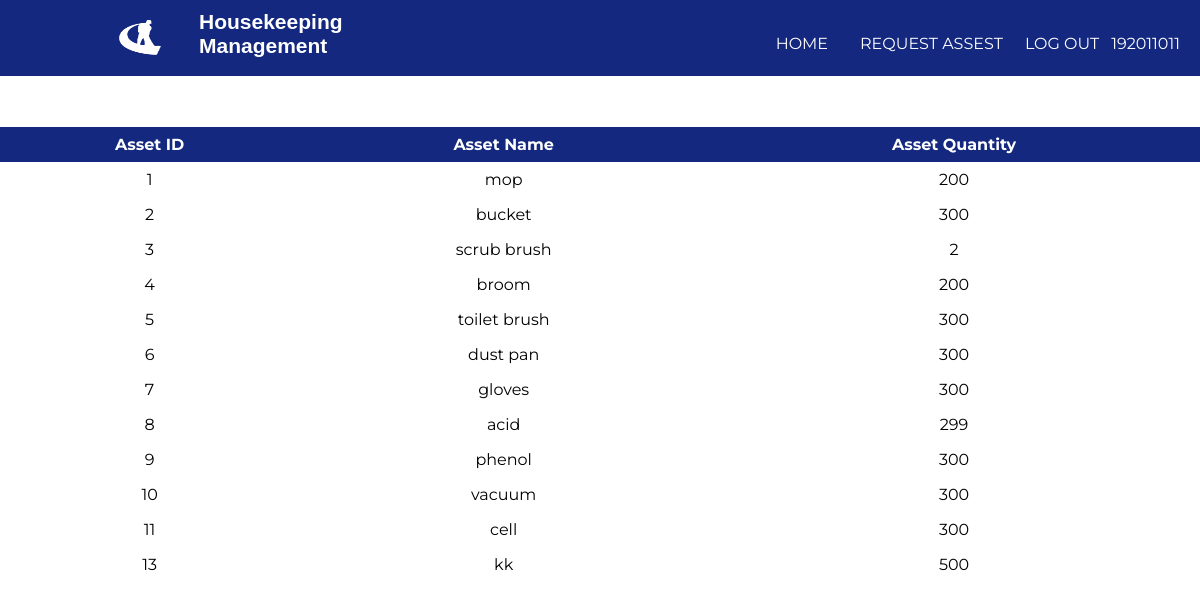
Page /assetreq.php (signed in) on the committed database.
### tables this page shows
CREATE TABLE `assets` (
  `asset_name` varchar(100) DEFAULT NULL,
  `request_id` int(11) NOT NULL,
  `bio_id` int(11) NOT NULL,
  `asset_history` int(11) NOT NULL,
  `asset_quantity` int(11) NOT NULL,
  `asset_id` int(11) NOT NULL,
  `requested_quantity` int(11) NOT NULL,
  `alocated_qty` int(11) NOT NULL,
  `utilised_qty` int(11) NOT NULL
);

### assetreq.php (the view, shortened to what this page needs)
<?php
require_once('process/dbh.php');
$sql = "SELECT asset_id, asset_name, asset_quantity FROM assets";
$result = mysqli_query($conn, $sql);
?>
<html>
<head>
    <link rel="stylesheet" type="text/css" href="styleemplogin.css">
</head>
<body>
    <header>
        <nav>
        <img src="logo.png" alt="Description of the image">
        <h1 class="container">Housekeeping <br> Management</h1>
			<ul id="navli">
            <li><a class="homered" href="sloginwel.php">HOME</a></li>
                <li><a class="homered" href="assetreq.php">REQUEST ASSEST</a></li>
                <li><a class="homeblack" href="login.html">LOG OUT</a></li>
                <li><a class="homeblack" href="login.html"><?php echo $_SESSION['bio_id']; ?></a></li>
            </ul>
        </nav>
    </header>
    <div class="divider"></div>
    <table>
        <tr>
            <th align="center">Asset ID</th>
            <th align="center">Asset Name</th>
            <th align="center">Asset Quantity</th>
        </tr>
        <?php
        while ($asset = mysqli_fetch_assoc($result)) {
            echo "<tr>";
            echo "<tr onclick=\"showRequestForm('{$asset['asset_id']}')\">";
            echo "<td>".$asset['asset_id']."</td>";
            echo "<td>".$asset['asset_name']."</td>";
            echo "<td>".$asset['asset_quantity']."</td>";
        }
        ?>
    </table>
</body>
</html>

### styleemplogin.css (style rules this page uses)
body { margin: 0px; }
header { background: black; color: white; padding: 8px 20px 6px 40px; height: 50px; }
header h1 { display: inline; font-family: 'Lobster', cursive; font-weight: 400; font-size: 32px; float: left; margin-top: 0px; margin-right: 10px; }
nav ul { display: inline; padding: 0px; float: right; }
nav ul li { display: inline-block; list-style-type: none; color: white; float: left; margin-left: 12px; }
nav ul li a { color: white; text-decoration: none; }
#navli { font-family: 'Montserrat', sans-serif; }
.homered { background-color: #005690; padding: 30px 10px 20px 10px; }
.divider { background-color: rgb(0, 86, 144); height: 5px; }
table { margin: 0px; border-collapse: collapse; width: 100%; font-family: 'Montserrat', sans-serif; margin-top: 51px; }
th, td { text-align: center; padding: 8px; }
tr:nth-child(even) { background-color: #f2f2f2 }
th { background-color: #4CAF50; color: white; }

### assetreq.php (style rules this page uses)
.container { background-color: #13287e; }
header h1 { margin-left: 90px; display: inline; font-family: Poppins, sans-serif; font-weight: bold; font-size: 21px; float: left; margin-top: -8px; margin-right: 58px; }
.homered { background-color: #13287e; padding: 30px 10px 20px 10px; }
.divider { background-color: rgb(0, 86, 144); height: 5px; }
header { background: #13287e; color: white; padding: 18px 20px 53px 40px; height: 0px; }
.divider { background-color: #13287e; height: 5px; }
nav ul li a { color: #00000; text-decoration: none; }
th { background-color: #13287e; color: white; }
header h1 { margin-left: 34px; display: inline; font-family: Poppins, sans-serif; font-weight: bold; font-size: 21px; float: left; margin-top: -8px; margin-right: 58px; }
img { width: 50px; float: left; margin-left: 75px; height: 38px; }

### rows in the picture
assets: asset_id "1", asset_name "mop", asset_quantity "200"
assets: asset_id "2", asset_name "bucket", asset_quantity "300"
assets: asset_id "3", asset_name "scrub brush", asset_quantity "2"
assets: asset_id "4", asset_name "broom", asset_quantity "200"
assets: asset_id "5", asset_name "toilet brush", asset_quantity "300"
assets: asset_id "6", asset_name "dust pan", asset_quantity "300"
assets: asset_id "7", asset_name "gloves", asset_quantity "300"
assets: asset_id "8", asset_name "acid", asset_quantity "299"
assets: asset_id "9", asset_name "phenol", asset_quantity "300"
assets: asset_id "10", asset_name "vacuum", asset_quantity "300"
assets: asset_id "11", asset_name "cell", asset_quantity "300"
assets: asset_id "13", asset_name "kk", asset_quantity "500"

### other values in the picture
$_SESSION['bio_id'] "192011011"
